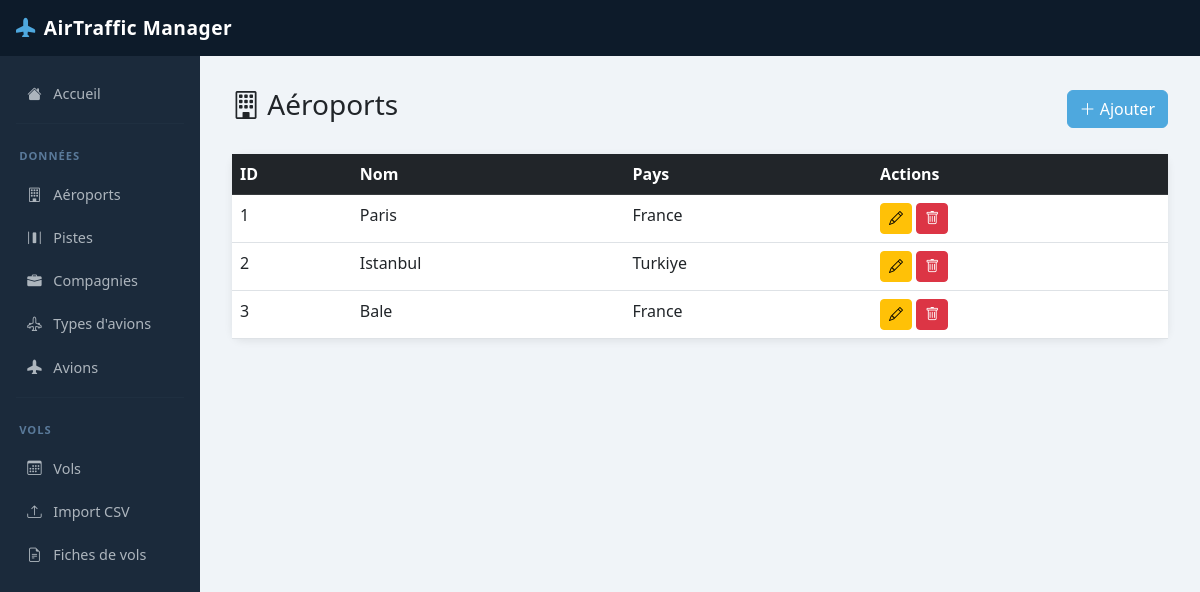
Before: /TraficAerien/aeroports/ with the older database file.
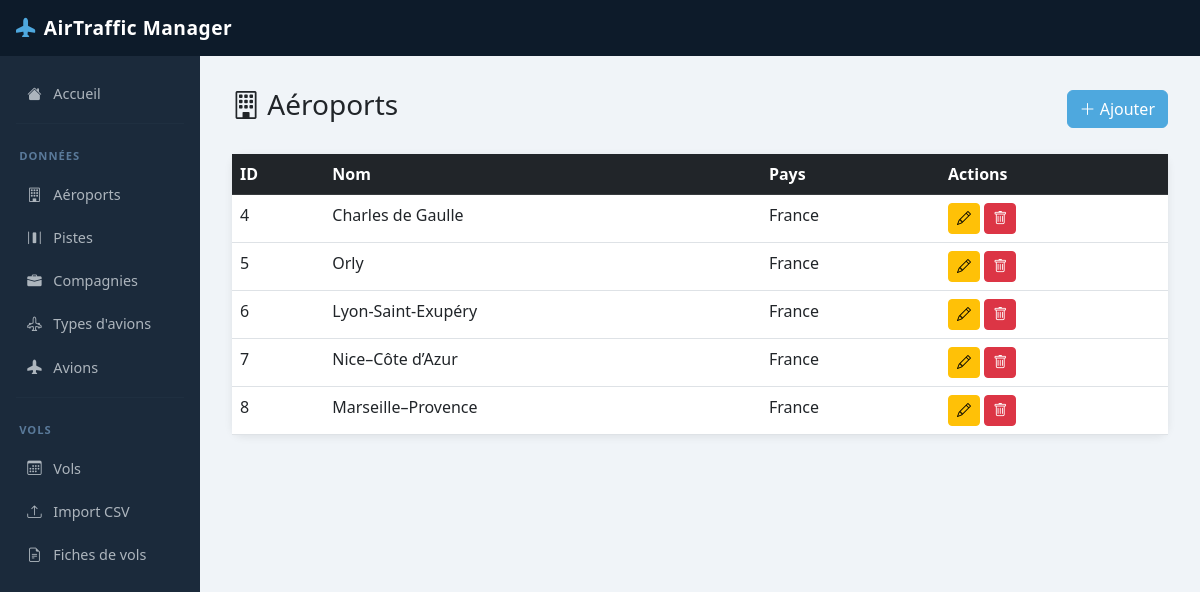
After: the same page with the newer database file.
### TraficAerien/models.py (models this page shows, shortened)
class Aeroport(models.Model):
    nom = models.CharField(max_length=100)
    pays = models.CharField(max_length=100)

### TraficAerien/views.py (the view)
# urls.py: path('aeroports/', views.aeroport_liste, name='aeroport_liste'),
def aeroport_liste(request):
    aeroports = Aeroport.objects.all()
    return render(request, 'TraficAerien/aeroport_liste.html', {'aeroports': aeroports})

### TraficAerien/templates/TraficAerien/aeroport_liste.html (shortened to what this page needs)
{% extends 'TraficAerien/base.html' %}
{% block content %}
<div class="d-flex justify-content-between align-items-center mb-4">
    <h3><i class="bi bi-building"></i> Aéroports</h3>
    <a href="{% url 'aeroport_creer' %}" class="btn btn-primary">
        <i class="bi bi-plus-lg"></i> Ajouter
    </a>
</div>
<div class="card">
    <table class="table table-hover mb-0">
        <thead class="table-dark">
            <tr>
                <th>ID</th><th>Nom</th><th>Pays</th><th>Actions</th>
            </tr>
        </thead>
        <tbody>
            {% for a in aeroports %}
            <tr>
                <td>{{ a.id }}</td>
                <td>{{ a.nom }}</td>
                <td>{{ a.pays }}</td>
                <td>
                    <a href="{% url 'aeroport_modifier' a.pk %}" class="btn btn-sm btn-warning">
                        <i class="bi bi-pencil"></i>
                    </a>
                    <a href="{% url 'aeroport_supprimer' a.pk %}" class="btn btn-sm btn-danger">
                        <i class="bi bi-trash"></i>
                    </a>
                </td>
            </tr>
            {% empty %}
            <tr><td colspan="4" class="text-center text-muted">Aucun aéroport enregistré</td></tr>
            {% endfor %}
        </tbody>
    </table>
</div>
{% endblock %}

Changed rows visible on the page:
removed Aeroport: id "1", nom "Paris", pays "France"
removed Aeroport: id "2", nom "Istanbul", pays "Turkiye"
removed Aeroport: id "3", nom "Bale", pays "France"
added Aeroport: id "4", nom "Charles de Gaulle", pays "France"
added Aeroport: id "5", nom "Orly", pays "France"
added Aeroport: id "6", nom "Lyon-Saint-Exupéry", pays "France"
added Aeroport: id "7", nom "Nice–Côte d’Azur", pays "France"
added Aeroport: id "8", nom "Marseille–Provence", pays "France"
